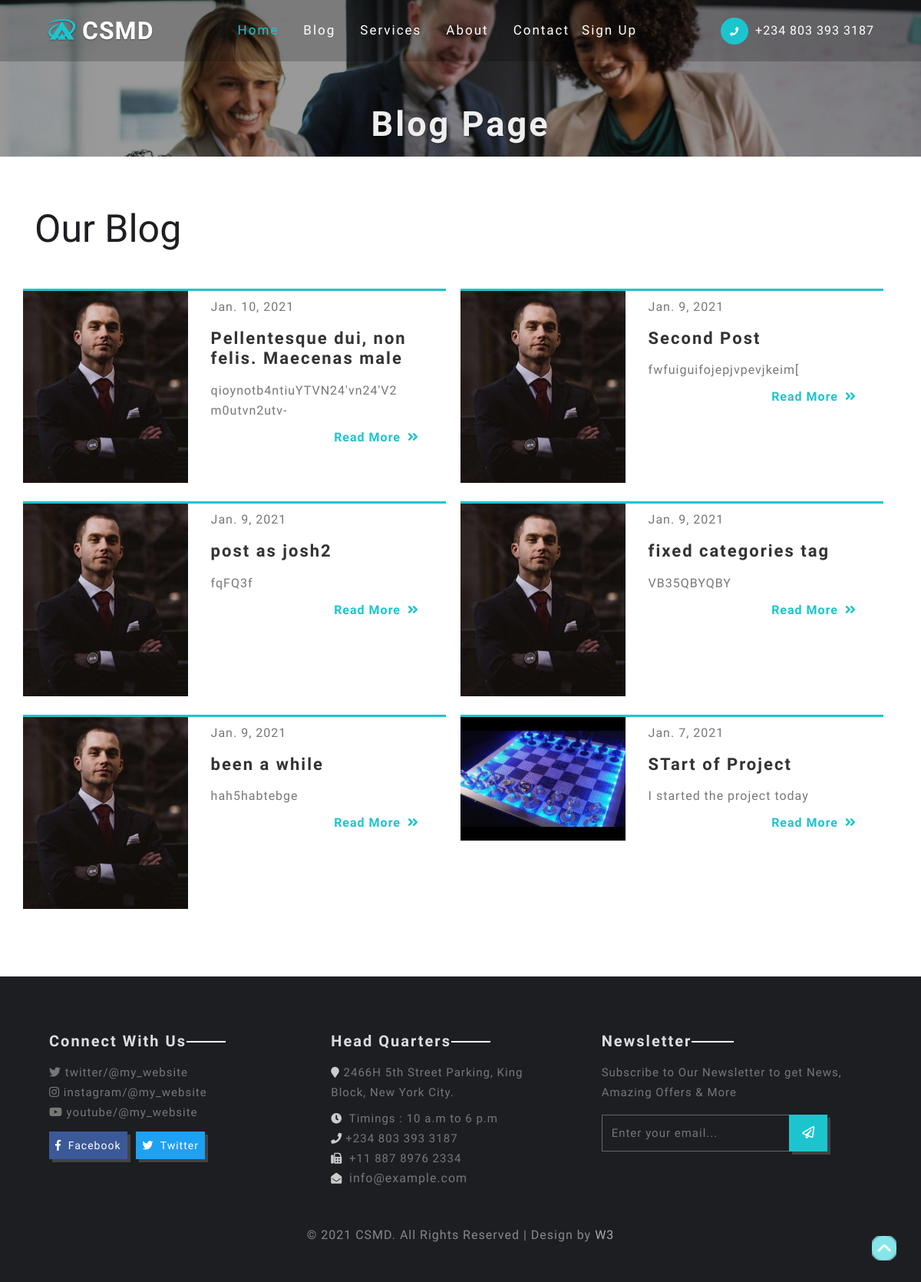
Screenshot of /blog/ with the database file from the repository.
### blog/models.py (models this page shows, shortened)
class BlogPost(models.Model):
    title = models.CharField(max_length=100, blank=True)
    image = models.ImageField(upload_to='photos/%Y/%m/%d/', null=True, blank=True)
    snippet = models.TextField(max_length=200, blank=True)
    content = models.TextField(max_length=5000, blank=True)
    comments = models.IntegerField(default=0, blank=True)
    views = models.IntegerField(default=0, blank=True, null=True)
    likes = models.IntegerField(default=0, blank=True)
    date = models.DateField(auto_now_add=True, blank=True)
    url = models.CharField(max_length=200, blank=True, null=True)

### blog/views.py (the view)
# urls.py: path('', views.blog_list, name='blog'),
def blog_list(request):
    about = "The Centre for Self Employment and Management Development (CSMD) Company is an indigenous business start up and management development trainer, consultant, vocational and entrepreneurship skills provider for all categories of employees and potential entrepreneurs including unemployed individuals in the society. She also caters for the needs of old workers (both the current and intending retirees)."
    posts = BlogPost.objects.all().order_by("-date")
    services3 = Service.objects.all()
    query = request.GET.get('q')
    if query:
        blogs = blogs.filter(
            Q(title__icontains=query) |
            Q(body__icontains=query) |
            Q(author__user__first_name__icontains=query)
        ).distinct()
    context = {
        'posts':posts,
        'services3':services3,
        "about":about,
    }
    return render(request, 'blog/blog.html', context)

### templates/blog/blog.html
{% extends 'base.html' %}
{% load static %}
{% block content %}
<section class="inner-banner">
	<div class="banner-layer">
		<h1 class="text-center">Blog Page</h1>
	</div>
</section>
<section class="blog blog-page">
	<div class="workd w3-agile py-5">
		<div class="container py-md-3">
			<h2 class="heading mb-lg-5 mb-4">Our Blog</h2>
			<div class="row blog-grids">
				{% for post in posts %}
				<div class="col-lg-6 w3-agile-grid">
					<div class="row blog-grid1 mr-lg-1">
						<div class="col-lg-5 col-md-4 col-sm-5 pl-0">
							{% if post.image %}
							<img src="{{ post.image.url }}" class="img-fluid" alt="">
							{% else %}
							<img src="{% static 'images/t1.jpg' %}" class="img-fluid" alt="">
							{% endif %}
						</div>
						<div class="col-lg-7 col-md-8 agile-info col-sm-7 blog-text">
							<p class="mt-2">{{ post.date }}</p>
							<h4>{{ post.title }}</h4>
							<p>{{ post.snippet }}</p>
							<a href="{% url 'blog_detail' post.url %}" class="blog">Read More <span class="fas ml-1 fa-angle-double-right"></span> </a>
						</div>
					</div>
					<br>
				</div>
				{% endfor %}
			</div>
		</div>
	</div>
</section>
{% endblock %}

### csmd/static/css/style.css (style rules this page uses)
body { padding:0; margin:0; background:#fff; position:relative; font-family: 'Source Sans Pro', sans-serif; }
body a { transition:0.5s all; -webkit-transition:0.5s all; -moz-transition:0.5s all; -o-transition:0.5s all; -ms-transition:0.5s all; }
h1,h2,h3,h4,h5,h6 { margin:0; }
p { margin:0; }
img { width:100%; }
h2.heading,h3.heading { font-size: 50px; text-transform: capitalize; letter-spacing: 0px; color: #1d1e22; }
.blog { background: #f0f0f0; }
.blog-grid1 p,.blog-grid2 p { font-size: 16px; color: #777; letter-spacing: 1px; line-height: 26px; }
.blog-grid1 h4,.blog-grid2 h4 { font-size: 22px; margin: 15px 0; color: #333; letter-spacing: 2px; font-weight: 600; }
.blog-grid1 { border-top: 3px solid #1cc5ce; background: #fff; }
a.blog { font-size: 16px; color: #1cc5ce; background: #fff; letter-spacing: 1px; font-weight: 600; text-align: right; display: block; margin-top: 10px; margin-right: 20px; }
.blog-page { background: #fff; }
.inner-banner { background: url(../images/banner3.jpg) no-repeat 0px 0px; background-size: cover; height: 17vw; }
.banner-layer { background: rgba(0, 0, 0, 0.4); height: 100%; }
.inner-banner h1 { font-size: 45px; padding-top: 3em; color: #eee; font-weight: 600; letter-spacing: 3px; text-shadow: 0 1px 2px rgba(0, 0, 0, 0.37); }
*:before, *:after { -webkit-box-sizing: border-box; -moz-box-sizing: border-box; box-sizing: border-box; }

### rows the page displays
BlogPost: date "Jan. 10, 2021", title "Pellentesque dui, non felis. Maecenas male", snippet "qioynotb4ntiuYTVN24'vn24'V2 m0utvn2utv-"
BlogPost: date "Jan. 9, 2021", title "Second Post", snippet "fwfuiguifojepjvpevjkeim["
BlogPost: date "Jan. 9, 2021", title "post as josh2", snippet "fqFQ3f"
BlogPost: date "Jan. 9, 2021", title "fixed categories tag", snippet "VB35QBYQBY"
BlogPost: date "Jan. 9, 2021", title "been a while", snippet "hah5habtebge"
BlogPost: image (picture), date "Jan. 7, 2021", title "STart of Project", snippet "I started the project today"
